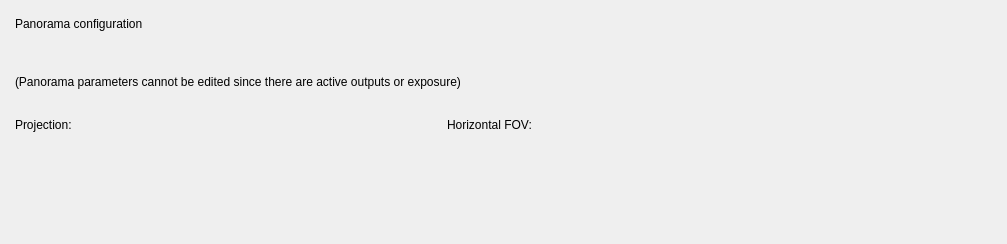
<?xml version="1.0" encoding="UTF-8"?>
<ui version="4.0">
 <class>ConfigurationPanoramaClass</class>
 <widget class="QWidget" name="ConfigurationPanoramaClass">
  <property name="geometry">
   <rect>
    <x>0</x>
    <y>0</y>
    <width>1007</width>
    <height>244</height>
   </rect>
  </property>
  <layout class="QVBoxLayout" name="verticalLayout">
   <property name="spacing">
    <number>10</number>
   </property>
   <property name="leftMargin">
    <number>15</number>
   </property>
   <property name="topMargin">
    <number>0</number>
   </property>
   <property name="rightMargin">
    <number>15</number>
   </property>
   <property name="bottomMargin">
    <number>15</number>
   </property>
   <item>
    <widget class="QLabel" name="labelTitlePano">
     <property name="text">
      <string>Panorama configuration</string>
     </property>
    </widget>
   </item>
   <item>
    <widget class="QLabel" name="labelMessage">
     <property name="minimumSize">
      <size>
       <width>0</width>
       <height>25</height>
      </size>
     </property>
     <property name="text">
      <string>(Panorama parameters cannot be edited since there are active outputs or exposure)</string>
     </property>
    </widget>
   </item>
   <item>
    <layout class="QGridLayout" name="gridLayout">
     <property name="spacing">
      <number>16</number>
     </property>
     <item row="0" column="4">
      <spacer name="horizontalSpacer_2">
       <property name="orientation">
        <enum>Qt::Horizontal</enum>
       </property>
       <property name="sizeHint" stdset="0">
        <size>
         <width>40</width>
         <height>20</height>
        </size>
       </property>
      </spacer>
     </item>
     <item row="0" column="0">
      <widget class="QLabel" name="label_3">
       <property name="minimumSize">
        <size>
         <width>200</width>
         <height>0</height>
        </size>
       </property>
       <property name="maximumSize">
        <size>
         <width>200</width>
         <height>16777215</height>
        </size>
       </property>
       <property name="text">
        <string>Projection:</string>
       </property>
      </widget>
     </item>
     <item row="0" column="2">
      <widget class="QLabel" name="label_4">
       <property name="minimumSize">
        <size>
         <width>200</width>
         <height>0</height>
        </size>
       </property>
       <property name="text">
        <string>Horizontal FOV:</string>
       </property>
      </widget>
     </item>
     <item row="0" column="3">
      <widget class="QLabel" name="labelHFov">
       <property name="minimumSize">
        <size>
         <width>200</width>
         <height>0</height>
        </size>
       </property>
       <property name="maximumSize">
        <size>
         <width>200</width>
         <height>16777215</height>
        </size>
       </property>
      </widget>
     </item>
     <item row="0" column="1">
      <widget class="QLabel" name="labelProjection">
       <property name="minimumSize">
        <size>
         <width>200</width>
         <height>0</height>
        </size>
       </property>
       <property name="maximumSize">
        <size>
         <width>200</width>
         <height>16777215</height>
        </size>
       </property>
      </widget>
     </item>
     <item row="1" column="0" colspan="2">
      <widget class="PanoSizeSelector" name="panoSizeSelector" native="true">
       <property name="minimumSize">
        <size>
         <width>20</width>
         <height>20</height>
        </size>
       </property>
      </widget>
     </item>
    </layout>
   </item>
   <item>
    <layout class="QHBoxLayout" name="horizontalLayout">
     <item>
      <layout class="QVBoxLayout" name="verticalLayout_2">
       <item>
        <widget class="QLabel" name="warningIconLabel">
         <property name="maximumSize">
          <size>
           <width>20</width>
           <height>20</height>
          </size>
         </property>
         <property name="pixmap">
          <pixmap resource="../../../../libvideostitch-gui/libvideostitch-gui.qrc">:/assets/icon/common/warning.png</pixmap>
         </property>
         <property name="scaledContents">
          <bool>true</bool>
         </property>
        </widget>
       </item>
       <item>
        <spacer name="verticalSpacer">
         <property name="orientation">
          <enum>Qt::Vertical</enum>
         </property>
        </spacer>
       </item>
      </layout>
     </item>
     <item>
      <layout class="QVBoxLayout" name="verticalLayout_3">
       <item>
        <widget class="QLabel" name="warningLabel">
         <property name="wordWrap">
          <bool>true</bool>
         </property>
        </widget>
       </item>
       <item>
        <spacer name="verticalSpacer_2">
         <property name="orientation">
          <enum>Qt::Vertical</enum>
         </property>
        </spacer>
       </item>
      </layout>
     </item>
    </layout>
   </item>
  </layout>
 </widget>
 <customwidgets>
  <customwidget>
   <class>PanoSizeSelector</class>
   <extends>QWidget</extends>
   <header>libvideostitch-gui/widgets/panosizeselector.hpp</header>
   <container>1</container>
  </customwidget>
 </customwidgets>
 <resources>
  <include location="../../../../libvideostitch-gui/libvideostitch-gui.qrc"/>
 </resources>
 <connections/>
</ui>
